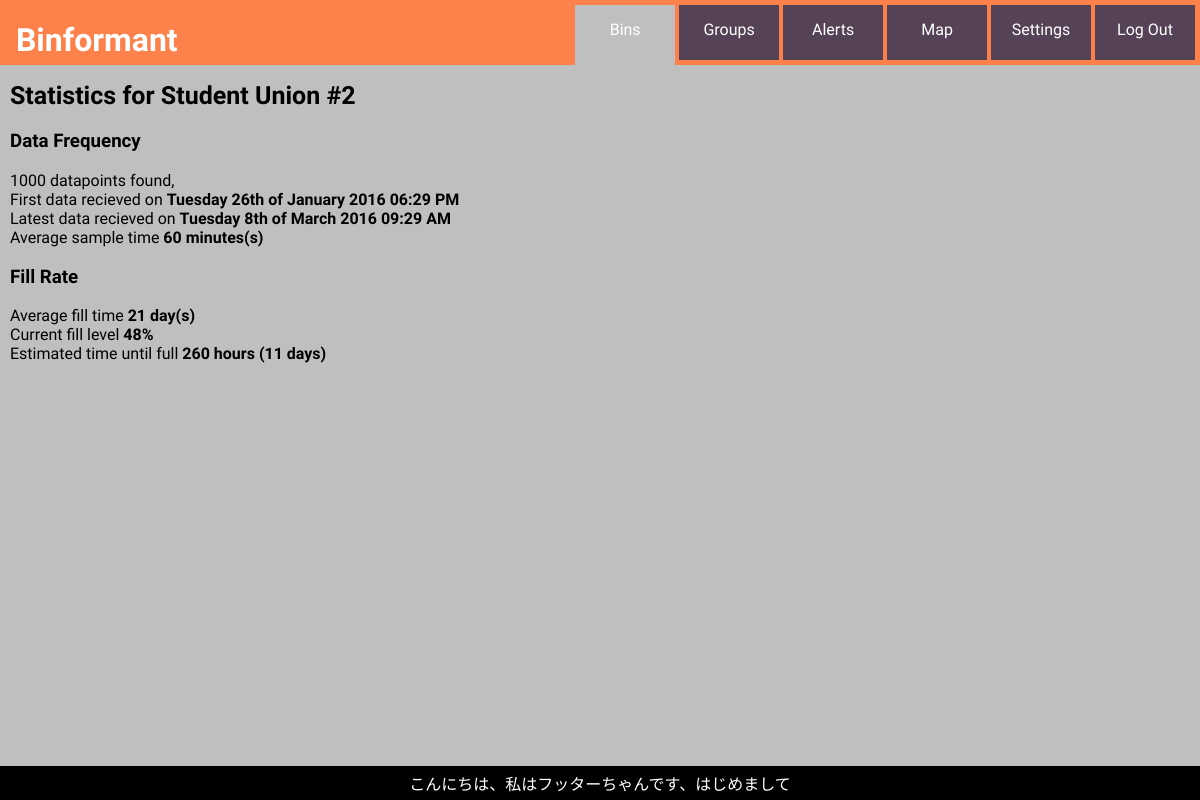
Before: /stats.php?uid=bin-456-763-345 (signed in) with the older database file.
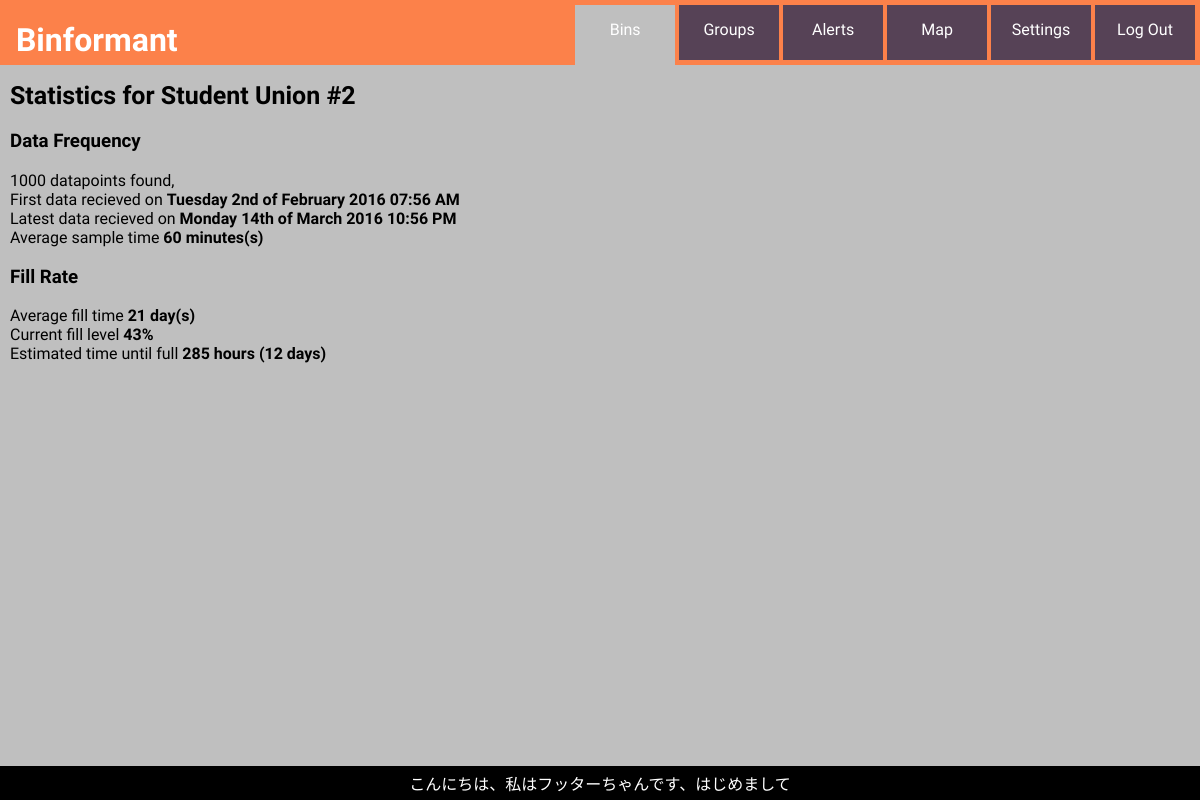
After: the same page with the newer database file.
### tables this page shows
CREATE TABLE bins(
    uid TEXT PRIMARY KEY UNIQUE,
    name TEXT,
    description TEXT,
    location TEXT,
    csa INTEGER,
    account_id TEXT,
    staus TEXT,
    type TEXT,
   groups TEXT,
   image_path TEXT
   
);

CREATE TABLE bindata(
   uid TEXT  ,
   level INT,
   levelmax INT,
   time INT,
   status TEXT
);

### lib/crunch.php (called while the page is built, shortened)
<?php
$sql ="SELECT * from bindata where uid ='".$crunchid."' ORDER BY time;";
            $cret = $db->query($sql);
            $pointCount=1;
            $emptycount = 0;
            $firstrow = $cret->fetchArray(SQLITE3_ASSOC);
            while($crow = $cret->fetchArray(SQLITE3_ASSOC)){
                if ($crow['level'] < $lastrow['level']){
                    $emptycount++;
                }
                $lastrow=$crow;
            }
            $avgfilltime = ($lastrow['time']-$firstrow['time'])/($emptycount);
            $fill = round(100*($lastrow['level']/$lastrow['levelmax']));
            $etf = $avgfilltime*(100-$fill)/100;
?>

### stats.php (the view, shortened to what this page needs)
<!DOCTYPE html>
<head>
    <link rel="stylesheet" type="text/css" href="layout.css">
</head>
<body>
    <h1>&nbsp;&nbsp;Binformant</h1>
     <?php
        include "lib/dbopen.php";
        $sql ="SELECT * from bins where uid = '" . $_GET['uid'] . "';";
        $ret = $db->query($sql);
        $binprofile = $ret->fetchArray(SQLITE3_ASSOC);
     ?>
    <header>
        <a href="bins.php" class="abutton + button">Bins</a>
        <a href="groups.php" class="button">Groups</a>
        <a href="alert.php" class="button">Alerts</a>
        <a href="map.php" class="button">Map</a>
        <a href="set.php" class="button">Settings</a>
        <a href="session.php?action=logout" class="button">Log Out</a>
    </header>
    <main>
        <h2>.</h2>
        <h2>Statistics for <?php echo $binprofile['name'];?></h2>
        <p>
        <?php
            $crunchid = $_GET['uid'];
            include 'lib/crunch.php';
            echo "<h3>Data Frequency</h3>";
            echo $pointCount." datapoints found, <br>";
            echo "First data recieved on <b>".date("l jS \of F Y h:i A", $firstrow['time'])."</b><br>";
            echo "Latest data recieved on <b>".date("l jS \of F Y h:i A", $lastrow['time'])."</b><br>";
            echo "Average sample time <b>".round(($lastrow['time']-$firstrow['time'])/($pointCount*60))." minutes(s)</b>"   ;
        ?>
        <h3>Fill Rate</h3>
        <?php
            echo "Average fill time<b> ".round($avgfilltime/(3600*24))." day(s)</b><br>";
            if ($fill > 100)
                echo "Sensor out of range, check device mounting or recalibrate if bin depth has changed";
            else
                echo "Current fill level <b>".$fill."%</b><br>";
            echo "Estimated time until full <b>".round($etf/3600)." hours (".round($etf/(3600*24))." days)</b><br>";
        ?>
        </p>
    </main>
    <footer>
        こんにちは、私はフッターちゃんです、はじめまして
    </footer>
</body>

### layout.css (style rules this page uses)
body { background-color: #BFBFBF; font-family: 'Comfortaa',sans-serif; margin: 0; padding: 0; }
h1 { float: left; padding: 0; text-align: left; position: fixed; z-index: 1; color: #fff; }
header { background-color: #FC814A; text-align: right; padding: 5px; padding-bottom: 0; position: fixed; right: 0; left: 0; }
main { width: 95%; float: left; padding: 10px; }
footer { background-color: #000; color: #fff; clear: both; text-align: center; width: 100%; position: fixed; padding: 5px 0; bottom: 0; }
a.button { background-color: #564256; border: none; color: #fff; padding: 15px 0; padding-bottom: 10px; height: 30px; width: 100px; text-align: center; text-decoration: none; display: inline-block; font-size: 16px; }
a.button:hover,a.abutton, input[type=submit].pbutton:hover { background-color: #BFBFBF; color: #fff; }
a.abutton { padding: 15px 0; }
h2 { font-size: 25px; }
p { text-align: left; }

Changed rows visible on the page:
removed bindata: time "Tuesday 26th of January 2016 06:29 PM"
removed bindata: time "Tuesday 8th of March 2016 09:29 AM", fill "48"
added bindata: time "Tuesday 2nd of February 2016 07:56 AM"
added bindata: time "Monday 14th of March 2016 10:56 PM", fill "43"
Other visible differences:
$etf/3600: "260" → "285"
$etf/(3600*24): "11" → "12"
